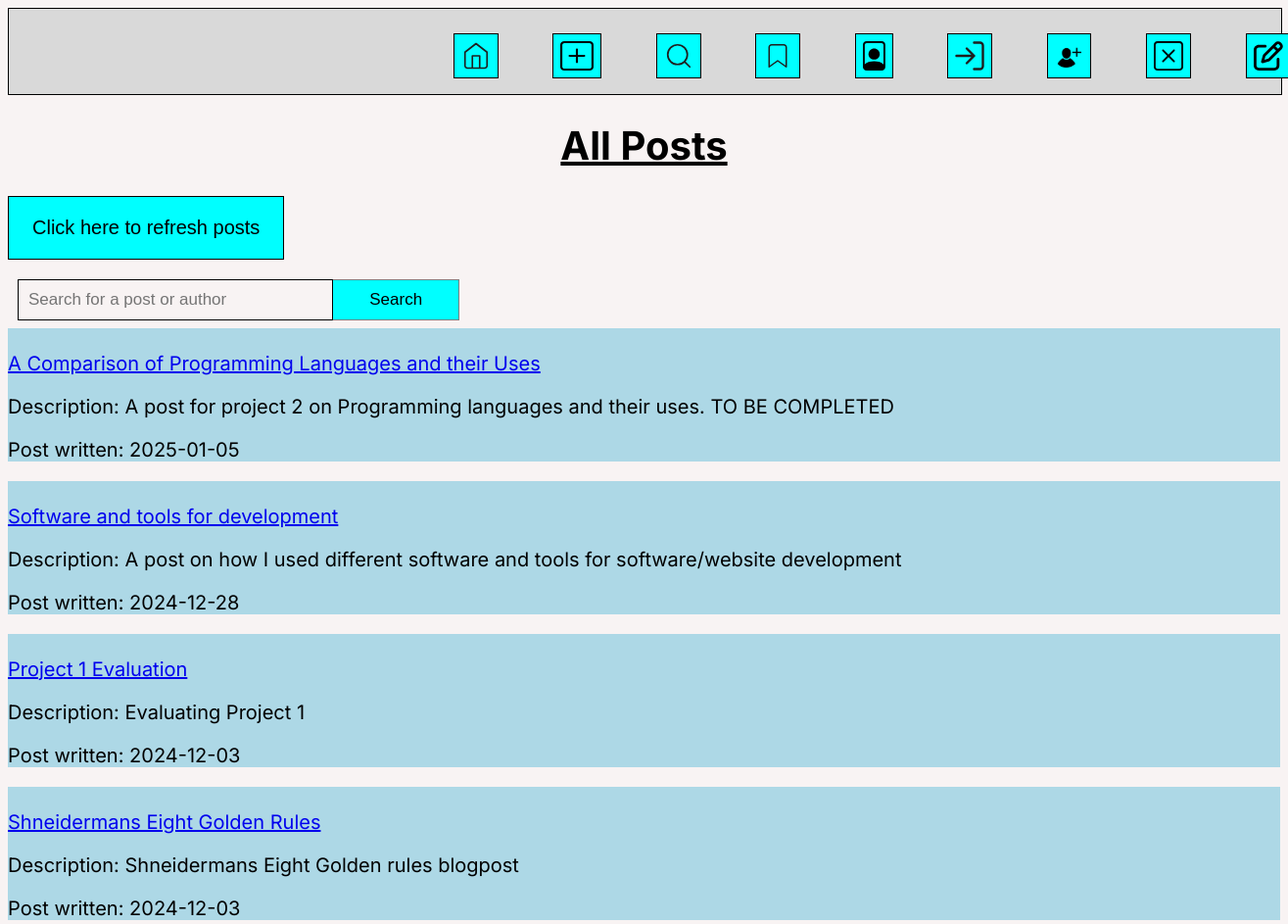
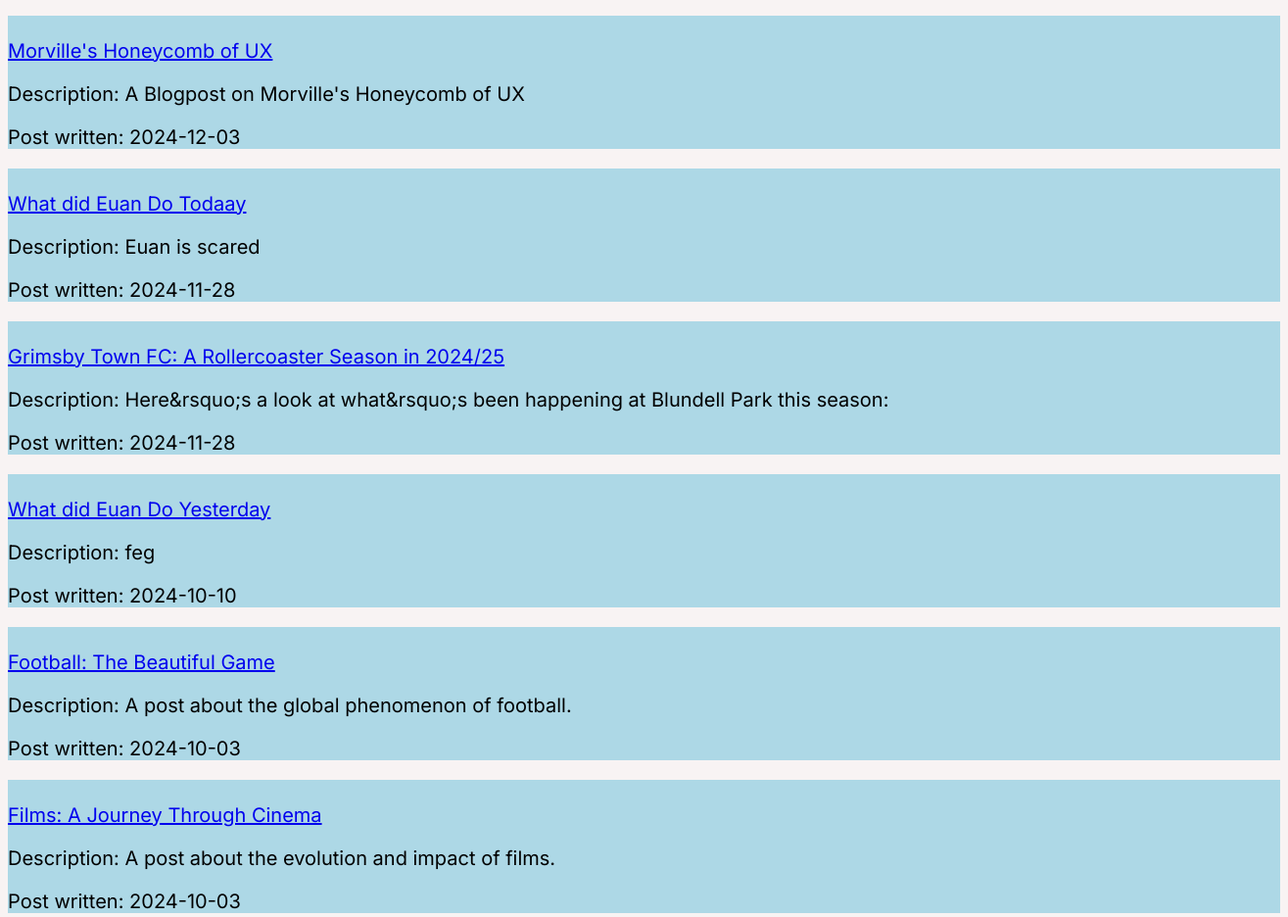
The page /list_posts.php (upper part) on the database as committed earlier (2 pictures, top to bottom).
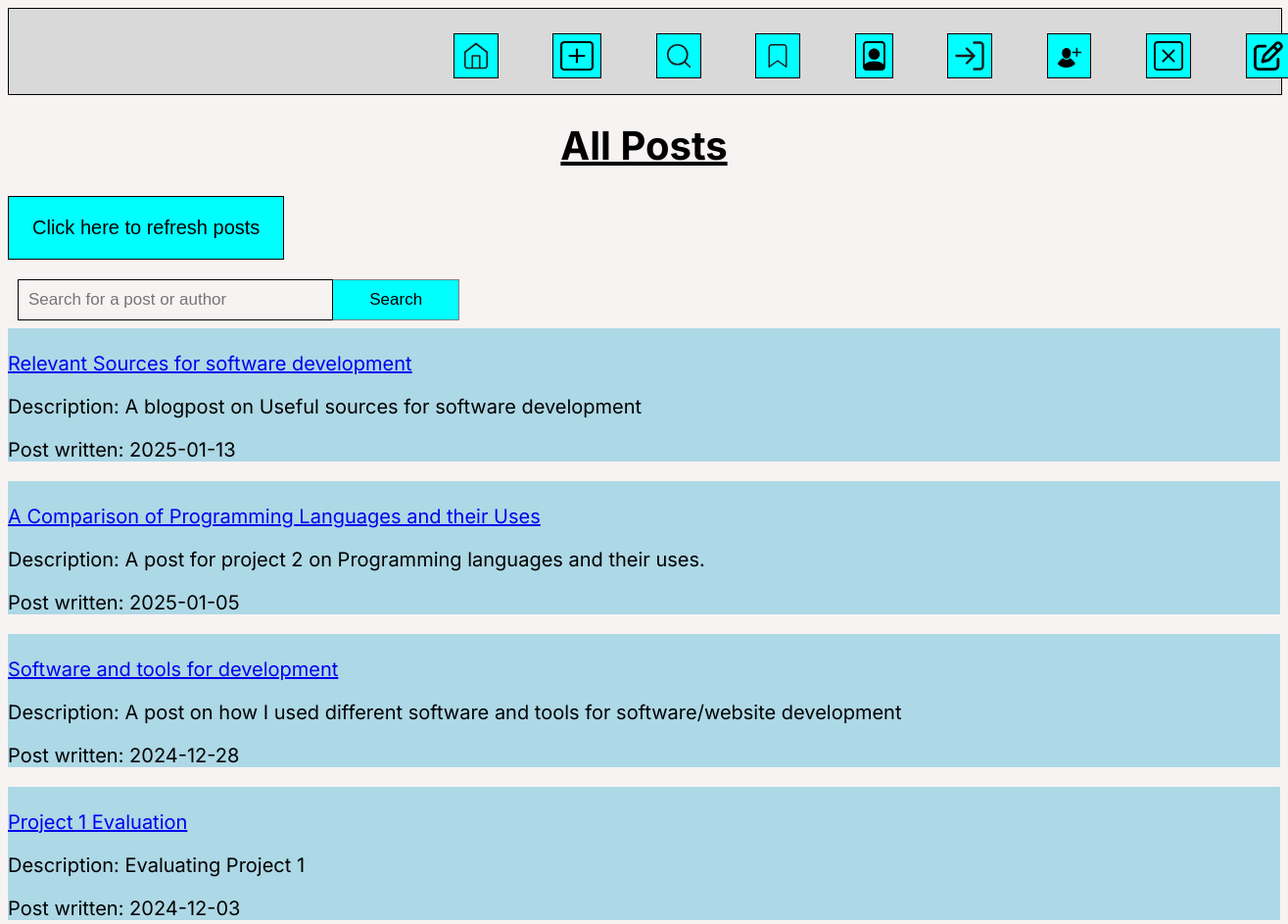
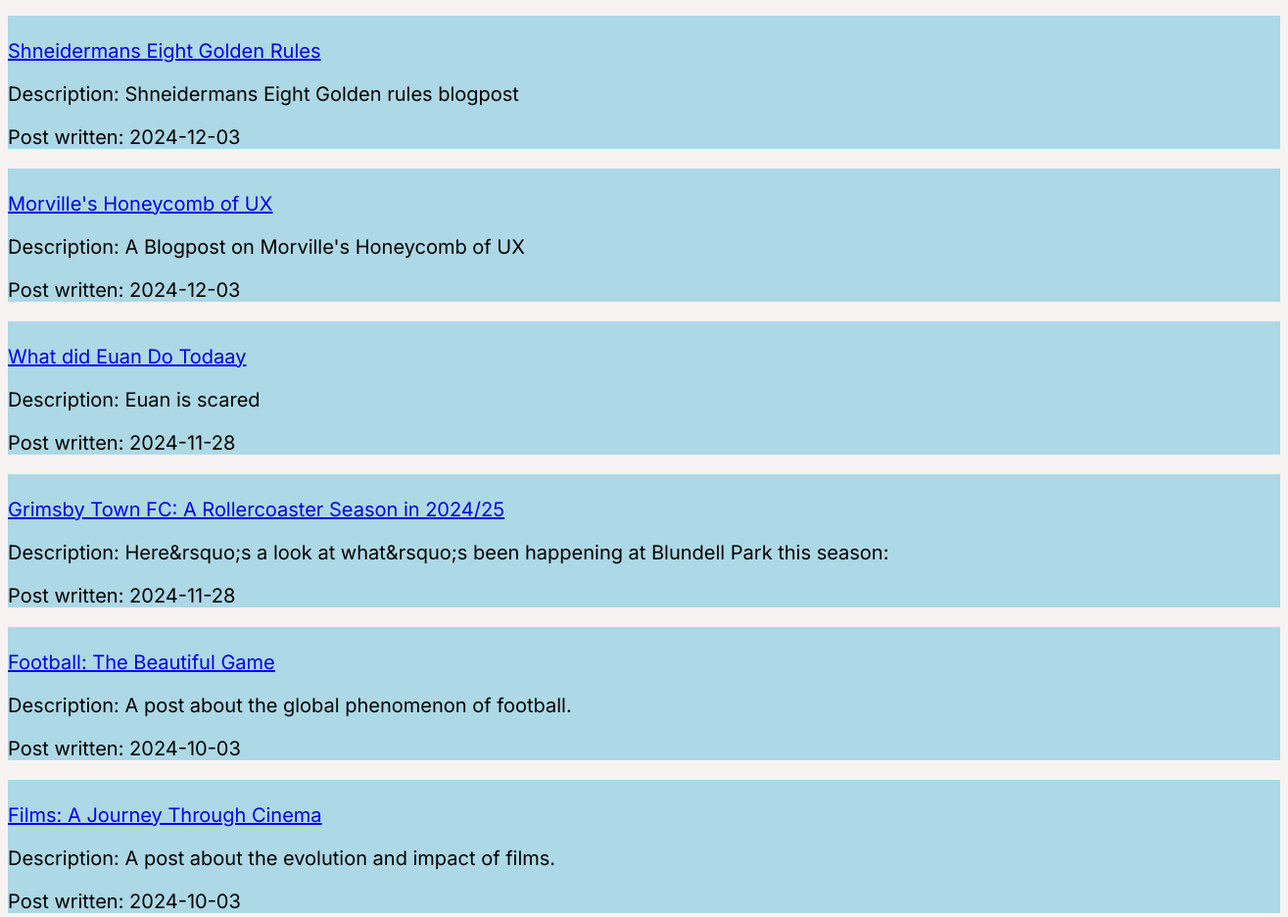
The same page on the database as committed later (2 pictures, top to bottom).
### tables this page shows
CREATE TABLE `posts` (
  `id` int(12) UNSIGNED NOT NULL,
  `title` varchar(255) NOT NULL,
  `description` varchar(255) NOT NULL,
  `post_txt` mediumtext NOT NULL,
  `picture` blob NOT NULL,
  `created` date NOT NULL DEFAULT current_timestamp()
);

### list_posts.php (the view, shortened to what this page needs)
<?php
include 'connectdb.php';
$posts = [];
if (empty($posts)) {
    $stmt = $conn->prepare("SELECT * FROM posts ORDER BY created DESC");
    $stmt->execute();
    $result = $stmt->get_result();
    while ($row = $result->fetch_assoc()) {
        $posts[] = $row;
    }
}
?>
<!DOCTYPE html>
<html lang="en">
<head>
    <link href="list_posts.css" rel="stylesheet">
</head>
<body>
<nav class="Header">
        <a class="icon" class="icon" href="index.php">
            <img src="Home.svg">
            </a>
            <a class="icon" href="new_post_form.php">
            <img src="create_post.svg">
            </a>
            <a class="icon" href="list_posts.php">
            <img src="Search.svg">
        <a class="icon" href="bookmarked_posts.php">
        <img src="Bookmark.svg">
        </a>
            <a class="icon" href="view_profile.php">
            <img src="Account.svg">
            </a>
            </a>
            <a class="icon" href="login.php">
            <img src="login.svg">
            </a>
            <a class="icon" href="signup.php">
            <img src="signup.svg">
            </a>
            <a class="icon" href="delete_profile.php">
        <img src="delete_profile.svg">
        </a>
        <a class="icon" href="feedback.php">
        <img src="feedback.svg">
        </a>
        </nav>
    <h1 class="title"><b><u>All Posts</u></b></h1>
    <div class="refresh">
        <button> <a href="list_posts.php"> Click here to refresh posts</a></button>
    </div>
    <div class="search-button">
        <form method='POST'>
            <input type="text" placeholder="Search for a post or author" name="search">
            <button name="submit">Search</button>
        </form>
    </div>
    <div class="posts-container">
        <?php
        if (!empty($posts)) {
            foreach ($posts as $row) {
                echo '<section class="postCard">';
                echo '<p><a href="retrieve_post.php?id=' . htmlspecialchars($row['id']) . '">' . '<br>', htmlspecialchars($row['title']) . '</a></p>';
                echo '<p>Description: ' . htmlspecialchars($row['description']) . '</p>';
                echo '<p>Post written: ' . htmlspecialchars($row['created']) . '</p>';
                echo '</section>';
            }
        } else {
            echo "<p>No posts found.</p>";
        }
        ?>
    </div>
</body>
</html>

### list_posts.css (style rules this page uses)
body { background-color: #F8F3F3; font-family: "Inter", sans-serif; font-size: 20px; }
nav { width: 100%; margin: auto; height: 87px; display: inline-block; background-color: #D9D9D9; border: 1px solid #000; }
.icon { text-decoration: none; position: relative; left: 33%; }
.icon img { border: #000 thin solid; padding: 7px; height: 30px; background-color: aqua; margin: 25px; }
.title { text-align: center; }
.refresh button { border: #000 thin solid; padding: 20px 24px; background-color: aqua; text-decoration: none; cursor: pointer; font-size: 20px; text-align: center; }
.refresh a { text-decoration: none; color: black; }
input { box-sizing: border-box; float: left; width: 25%; padding: 10px; background: transparent; color: black; font-size: 17px; border: 1px solid black; cursor: pointer; }
form button { background: aqua; float: left; width: 10%; padding: 10px; color: black; font-size: 17px; border: 1px solid grey; border-left: none; cursor: pointer; }
.search-button { text-decoration: none; padding-left: 10px; padding-bottom: 30px; }
section.postCard { background-color: lightblue; display: block; }

Rows that differ between the two databases and show on the page:
removed posts: title "What did Euan Do Yesterday", description "feg", created "2024-10-10"
added posts: title "Relevant Sources for software development", description "A blogpost on Useful sources for software development", created "2025-01-13"
changed posts "A Comparison of Programming Languages and their Uses": description "A post for project 2 on Programming languages and their uses. TO BE COMPLETED" → "A post for project 2 on Programming languages and their uses."
